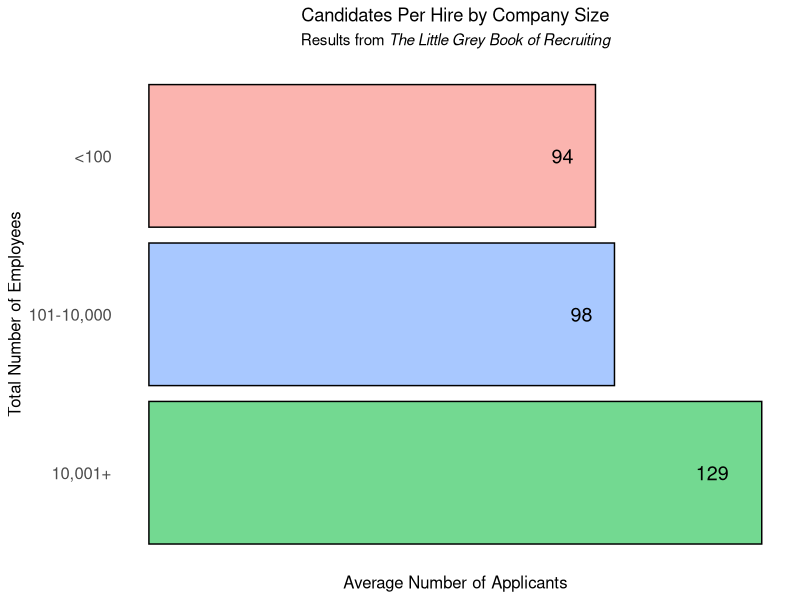

Write R code to recreate this figure.

# Data Visual
# Hire Rate Example
# From The_Little_Grey_Book_of_Recruiting_Benchmarks_2016.pdf


library(ggplot2)
df <- data.frame(
  matrix(c('<100', '101-10,000', '10,001+', 94, 98, 129), nrow = 3, ncol = 2))
df$X2 <- as.numeric(df$X2)
subtitle <- expression(paste("Results from ", italic("The Little Grey Book of Recruiting")))
ggplot(df, aes(reorder(X1, -X2), X2)) + 
  geom_col(aes(fill = X1, alpha = .5), color="black")  + 
  labs(title = "Candidates Per Hire by Company Size", 
       subtitle = subtitle, 
       y = "Average Number of Applicants", 
       x = "Total Number of Employees") +
  theme_minimal() + theme(legend.position = "none",
                          plot.title = element_text(hjust = 0.5), 
                          plot.subtitle = element_text(hjust = 0.5), 
                          axis.text.x = element_blank(), 
                          axis.ticks.x = element_blank(), 
                          axis.title.y = element_text(size = 12), 
                          axis.title.x = element_text(size = 12), 
                          axis.text = element_text(size = 12, angle = 0),
                          axis.ticks.y = element_blank(),
                          panel.grid = element_blank()
                          ) + 
  coord_flip() + 
  geom_text(aes(label = round(X2, 0)), size = 5, hjust = 2) 



